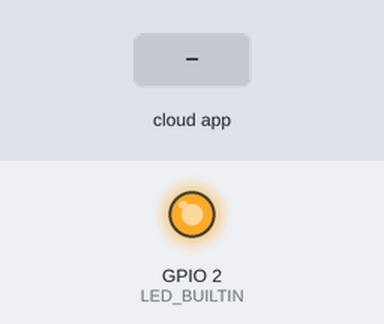
Simulated run of this sketch. Board: ESP8266 (Wemos D1 mini). Parts: output pins drawn as LEDs (lit = HIGH, except the on-board LED, lit = LOW). Inputs (shaded band) come from the test bench. Random numbers use the default seed unless the sketch sets one.

Above: at 1.2 s.
1.3 s: the phone or cloud app sets led to 1
At 2.5 s:
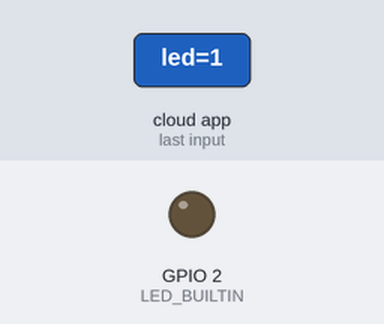
2.8 s: the phone or cloud app sets led to 0
At 3.8 s:
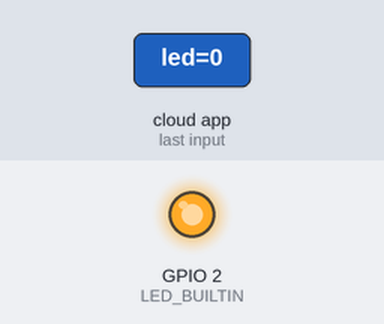
Timing chart, 0 to 5.8 s (numbered marks = the images above; inputs shaded):
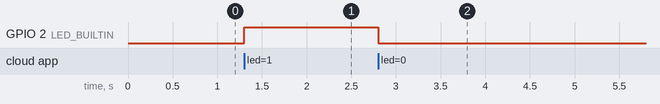

Measured:
- after the input at 1.3 s, GPIO 2 (LED_BUILTIN): LOW → HIGH at once
- after the input at 2.8 s, GPIO 2 (LED_BUILTIN): HIGH → LOW at once

The sketch:

nodemcu_test_dummy.ino
```cpp
#include <ThingerESP8266.h>


#define USERNAME "cristianreynaga"
#define DEVICE_ID "wemos"
#define DEVICE_CREDENTIAL "ewOWjL0GdSn@JD"

#define SSID "FB912E"
#define SSID_PASSWORD "100381192"
ThingerESP8266 thing(USERNAME, DEVICE_ID, DEVICE_CREDENTIAL);

void setup() {
  pinMode(LED_BUILTIN, OUTPUT);

  thing.add_wifi(SSID, SSID_PASSWORD);

  // digital pin control example (i.e. turning on/off a light, a relay, configuring a parameter, etc)
  thing["led"] << digitalPin(LED_BUILTIN);

  // resource output example (i.e. reading a sensor value)
  thing["millis"] >> outputValue(millis());

  thing["dummy_sensor"] >> [](pson& out){
    out["temperatura"] = random(0, 100);
    out["presion"] = random(400, 500);
  };

  // more details at http://docs.thinger.io/arduino/
}

void loop() {
  thing.handle();
}
```
